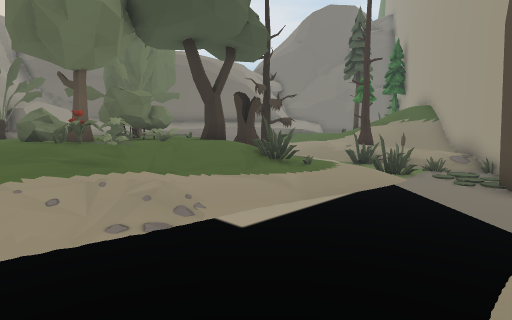
[1] (above)

24 first-person views from a walk through a 3-D level made in the Unity game engine. The camera is 1.2 m above the floor, tilts 6° down and sees 80° across. The floor is counted in squares, 1 m on a side. Each view is taken from the middle of a square. On the plan, view 1 faces up. The plan holds only what a view shows up to about 13 squares ahead; the rest is blank. The place goes on beyond the plan. The player character is not drawn. Some animated figures are not drawn. Some surface patterns are stand-ins.

[2]
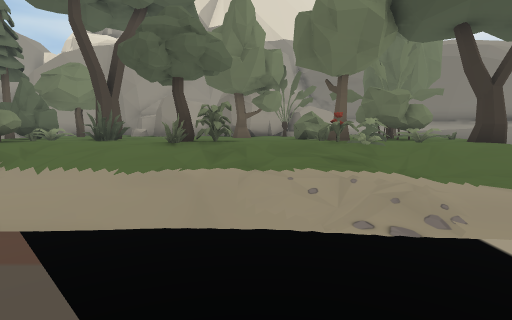

[3]
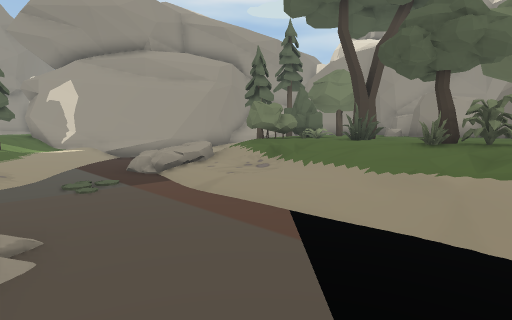

[4]
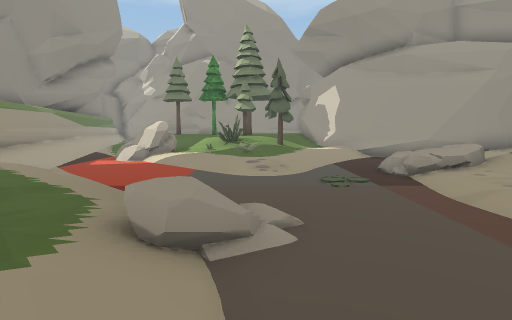

[5]
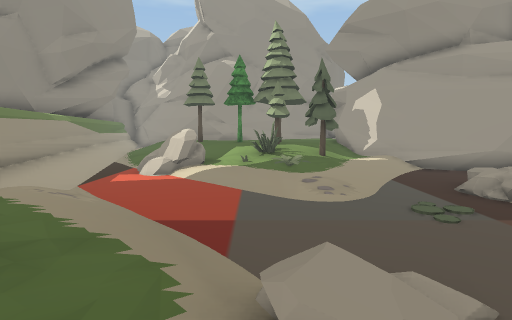

[6]
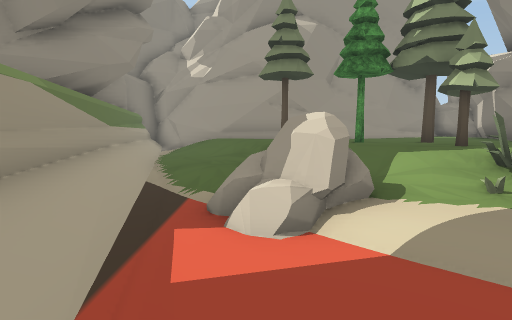

[7]
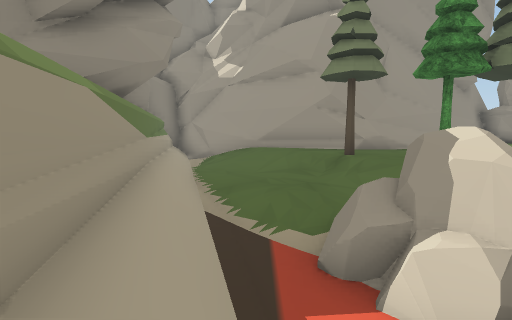

[8]
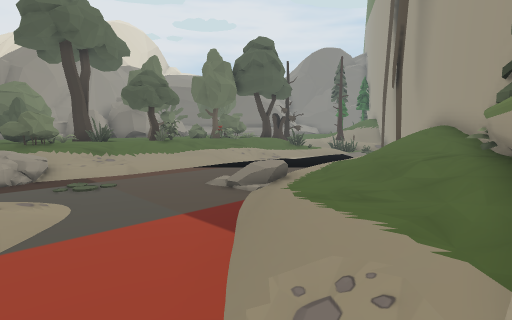

[9]
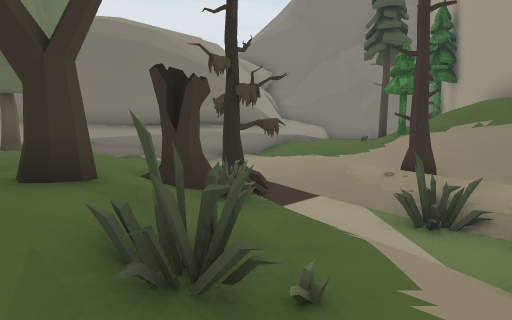

[10]
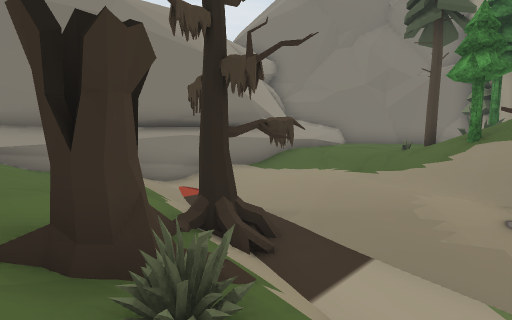

[11]
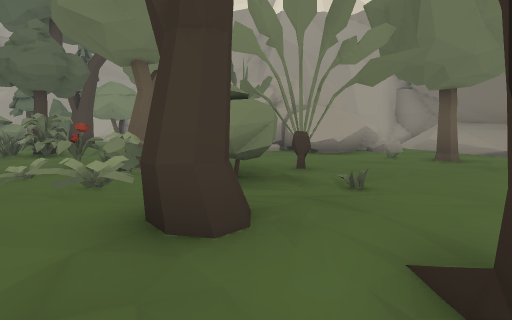

[12]
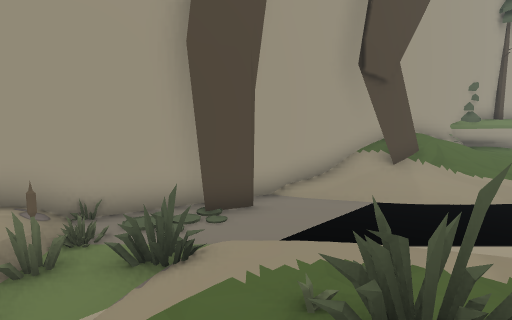

[13]
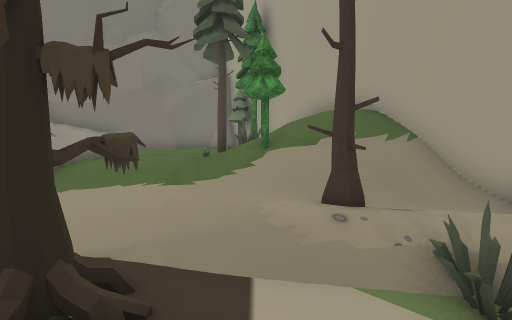

[14]
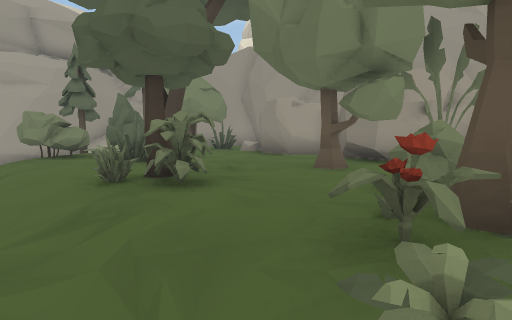

[15]
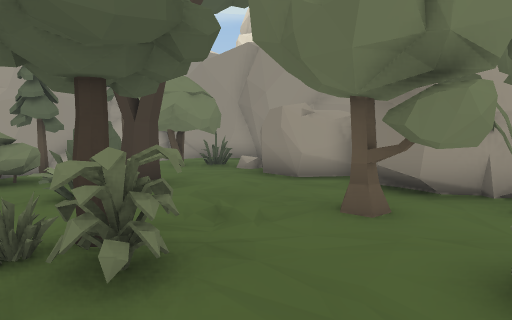

[16]
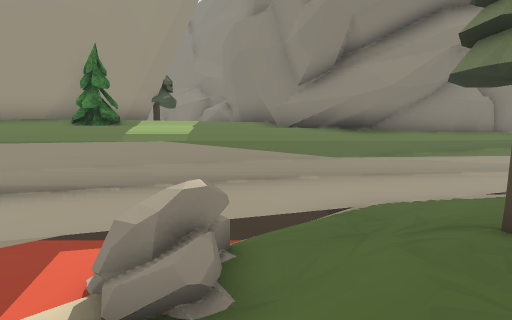

[17]
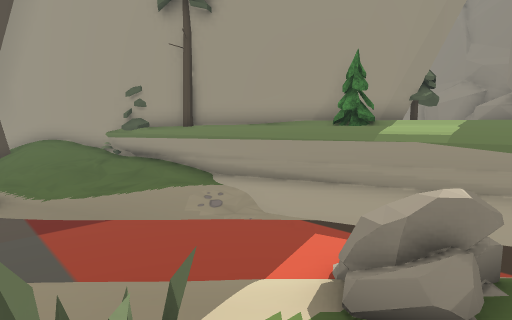

[18]
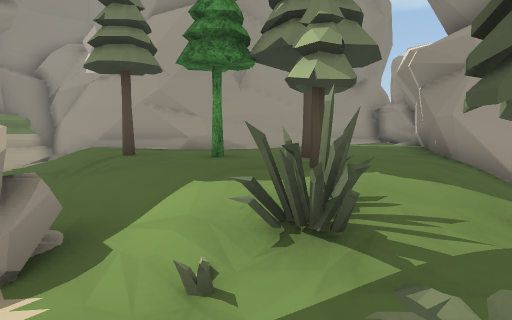

[19]
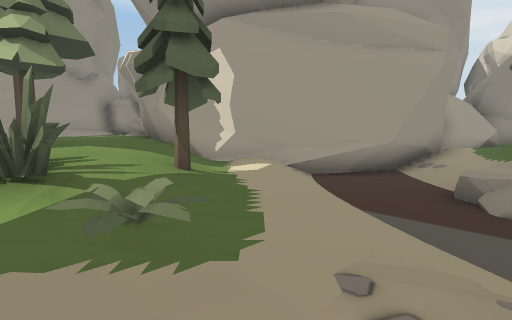

[20]
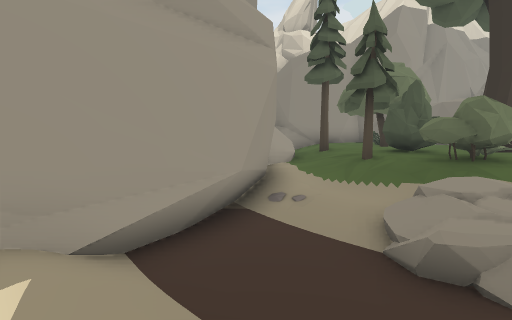

[21]
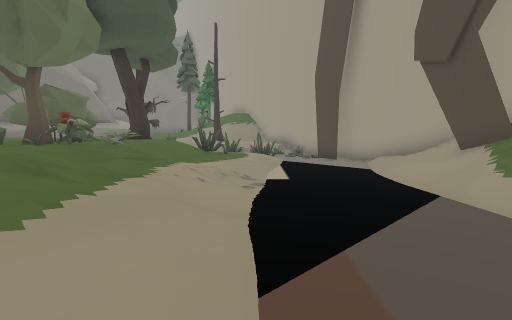

[22]
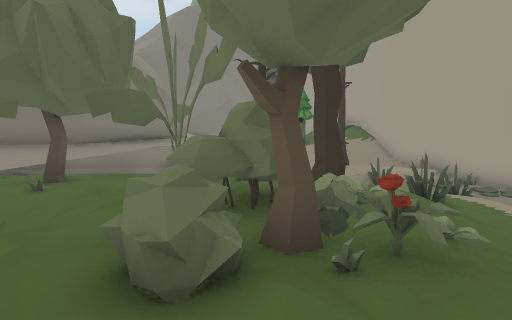

[23]
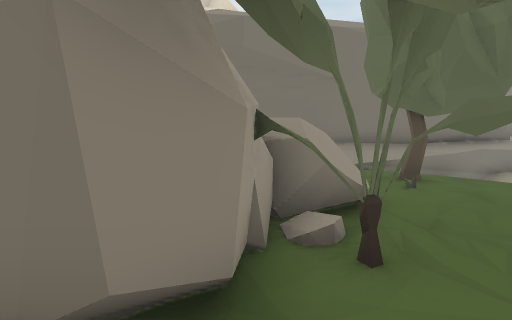

[24]
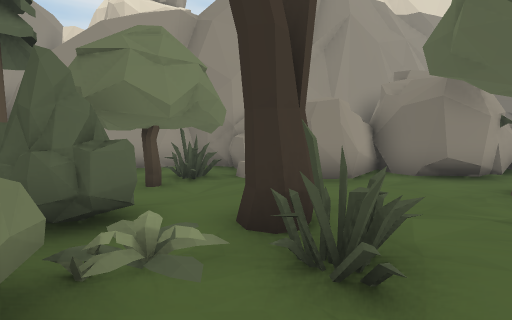

### Floor plan
Key: @ floor where view 1 was taken; # wall or solid block; x gap in a wall; . main floor; : floor 0.25 m higher than the main floor; - floor 0.25 m lower than the main floor; + floor 0.5 m higher than the main floor; _ floor 0.5 m lower than the main floor; * floor 0.75 m higher than the main floor; < floor 0.75 m lower than the main floor; ( floor 1.25 m lower than the main floor; / step, stairs or slope; = window, fence, low wall or low ledge; ~ liquid the walk can cross; ≈ liquid the walk keeps out of; ^ raised ledge; O other object.
Columns run from 18 left of view 1 to 9 right of it. Each row starts with its distance up from view 1.
 22                    ##*######
 21                    ##*+....#
 20                    #=+....OO
 19                  ###/....OO#
 18               #####_//..: O#
 17           ######=</__/.OO ##
 16       ######///--/~/--/// #
 15        #......//-/~//-/OO/#
 14        #.=#.OO./--OO/--///#
 13        ###=.OO../-OO~/O//##
 12       #####=...O.OO/~/OO/#
 11       #### ...O.O/O/~~/--#
 10        ###OOOOOO.O/-/~O/-#
  9         ##O..OOOOO/__<OO/#
  8       ####OOOOO.../O_/O(O#
  7    #####..O..OOO//___/~O#
  6   ###=#........//___/~≈x≈
  5   # OO....OOO./--_/~~≈≈≈#
  4   #OOOOOO.#O./-//<~~≈≈~##
  3   #OOOO.O.../-//<~~~~//#
  2   =#OOOOO..//_/~~≈≈~/-/#
  1   =#..OOO.//__~~≈≈≈/_/##
  0    #-OOOO//__<~≈≈≈@_//#
 -1    ##-////__/~≈≈≈~/-//#
 -2     ##__ -/~~≈≈≈~/_///#
 -3      #/</O~OO≈≈≈//-//##
 -4      #~~O~~~O≈≈~<_-..#
 -5      #~~~~~~~~≈~/__/:
 -6      #///____~~~<__/^
 -7      #--_____~~~<--^^#
 -8      #--OOO__~~~<--^O
 -9      #//O.O__~~~<-^#
-10    ###..O..O_<~~<-^
-11  ###....OO.///~~/^^^
-12 ##.....O..//OO≈/^^O
-13 #.......O./__O~/^^O
-14 ####=//.../-_</^^^^
-15    ###=#.O/-_~^^^^
-16     #####./-_/^^^^
-17         #./-/^^^^
-18         ##/_/#########
-19         ##//##
-20          #_###
-21          #/##
-22          ###

Where each view was taken, in squares from view 1:
view 1: 0 up, 0 right, facing up
view 2: 0 up, 0 right, facing up-left
view 3: 0 up, 0 right, facing left
view 4: 0 up, 0 right, facing down-left
view 5: 2 down, 0 right, facing down-left
view 6: 9 down, 2 left, facing down-left
view 7: 11 down, 2 left, facing down-left
view 8: 11 down, 2 left, facing up
view 9: 6 up, 1 right, facing up
view 10: 9 up, 1 right, facing up
view 11: 10 up, 1 right, facing left
view 12: 10 up, 0 right, facing down-right
view 13: 10 up, 0 right, facing up-right
view 14: 6 up, 2 left, facing left
view 15: 6 up, 4 left, facing left
view 16: 10 down, 9 left, facing down-right
view 17: 10 down, 9 left, facing right
view 18: 8 down, 6 left, facing down-left
view 19: 7 down, 5 left, facing left
view 20: 7 down, 9 left, facing up-left
view 21: 1 down, 6 left, facing up-right
view 22: 6 up, 7 left, facing up-right
view 23: 7 up, 9 left, facing up
view 24: 1 up, 8 left, facing up-left
